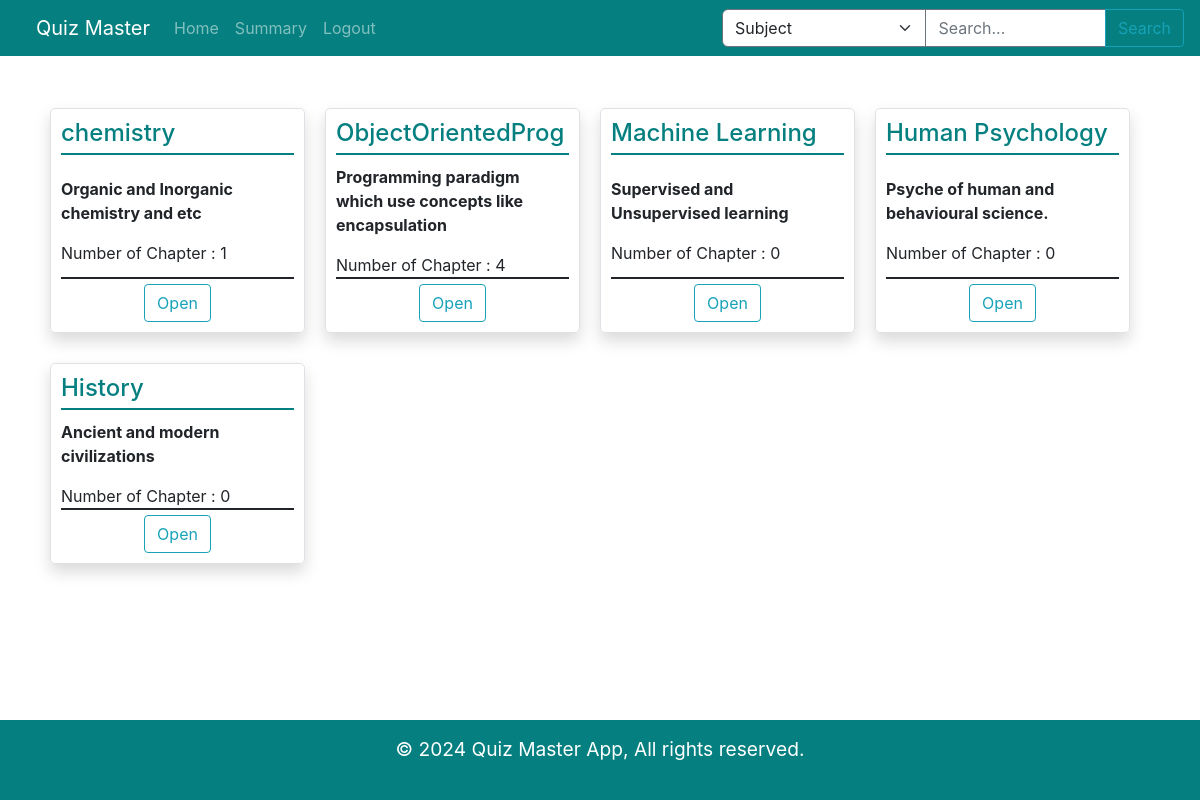
Screenshot of /subject_list (signed in) with the database file from the repository.
### app/models.py (models this page shows)
class Subject(db.Model):
    __tablename__ = 'subject'
    sub_id = db.Column(db.String, primary_key=True, nullable=False)
    sub_name = db.Column(db.String, nullable=False)
    sub_desc = db.Column(db.String)
    chapters = db.relationship('Chapter', backref='subject', cascade='all, delete-orphan')
    questions = db.relationship('Question', backref='subject', cascade='all, delete-orphan')

### app/routes.py (the view)
@main.route('/subject_list')
@login_required
def subject_list():
    subjects=Subject.query.all()
    chap=Chapter.query.all()
    return render_template('subject_list.html',subjects=subjects,chap=chap)

### app/routes.py (called while the page is built)
def login_required(f):
    @wraps(f)
    def decorated_function(*args, **kwargs):
        if 'user_id' not in session:
            flash('Login to start !!','error')
            return redirect(url_for('main.login'))
        return f(*args, **kwargs)
    return decorated_function

### app/templates/subject_list.html (shortened to what this page needs)
{% extends 'layout.html' %}
{% block content %}
<div class="mt-5 mb-3 subjects">
    {% for subject in subjects %}
    <div class="sub_card shadow border">
    <h4 class="subject-heading">
        {{ subject.sub_name }}
    </h4>
    <div>
    <p><strong >{{ subject.sub_desc }}</strong></p>
      Number of Chapter :
      {{ chap | selectattr('sub_id', 'equalto', subject.sub_id) | list | length }}
    </div>
    <div class="buttons text-center">
      <a class="btn btn-outline-info" href="{{ url_for('main.subject',sub_id=subject.sub_id) }}">Open</a>
    </div>
    </div>
    {% endfor %}
</div>
{% endblock %}

### app/templates/layout.html (style rules this page uses)
body { display: flex; flex-direction: column; }

### app/templates/subject_list.html (style rules this page uses)
.subjects { display: flex; flex-wrap: wrap; margin-top: 200px; gap: 20px; text-align: center; width: 1100px; margin: auto; }
.sub_card { width: calc(25% - 20px); border: 2px solid grey; border-radius: 5px; margin-bottom: 10px; text-align: left; padding: 10px; display: flex; flex-direction: column; justify-content: space-between; }
.buttons { border-top: 2px solid ; padding-top: 5px; align-items: end; }
.subject-heading { text-decoration: none; color: rgb(5, 127, 127); margin-bottom: 10px; padding-bottom: 5px; border-bottom: 2px solid rgb(5, 127, 127); }

### rows the page displays
Subject: sub_name "chemistry", sub_desc "Organic and Inorganic chemistry and etc", sub_id "1"
Subject: sub_name "ObjectOrientedProg", sub_desc "Programming paradigm which use concepts like encapsulation", sub_id "4"
Subject: sub_name "Machine Learning", sub_desc "Supervised and Unsupervised learning", sub_id "0"
Subject: sub_name "Human Psychology", sub_desc "Psyche of human and behavioural science.", sub_id "0"
Subject: sub_name "History", sub_desc "Ancient and modern civilizations", sub_id "0"
